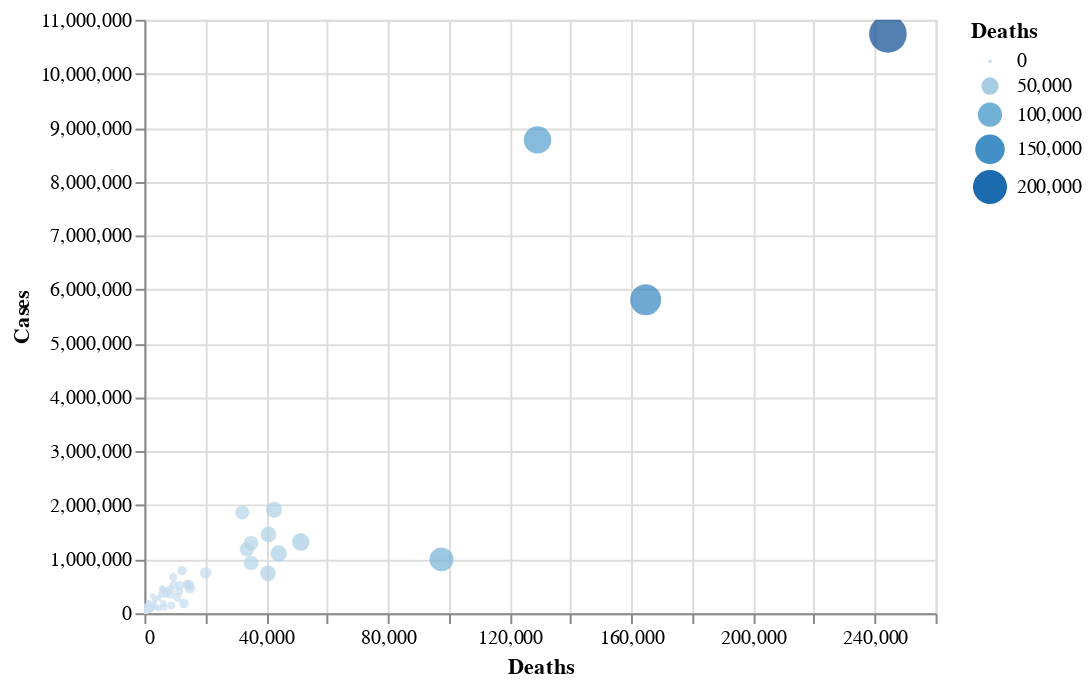

The notebook cell this image was saved under:
### Code cell
alt.Chart(df_sum).mark_circle(size=60).encode(
    x='Deaths',
    y='Cases',
    color='Deaths',
    size='Deaths',
    tooltip=['Country/Region', 'Cases', 'Deaths', 'Mortality']
).interactive()

### Figure 1 — Vega-Lite specification as saved in the notebook (floating-point values rounded to 4 significant figures; data arrays with more than 128 entries replaced by an {"elided": "..."} marker saying what was removed)
{"config": {"view": {"continuousWidth": 400, "continuousHeight": 300}}, "data": {"name": "data-374801b081e920a86e35dfcf7bda6d8e"}, "mark": {"type": "circle", "size": 60}, "encoding": {"color": {"type": "quantitative", "field": "Deaths"}, "size": {"type": "quantitative", "field": "Deaths"}, "tooltip": [{"type": "nominal", "field": "Country/Region"}, {"type": "quantitative", "field": "Cases"}, {"type": "quantitative", "field": "Deaths"}, {"type": "quantitative", "field": "Mortality"}], "x": {"type": "quantitative", "field": "Deaths"}, "y": {"type": "quantitative", "field": "Cases"}}, "selection": {"selector001": {"type": "interval", "bind": "scales", "encodings": ["x", "y"]}}, "$schema": "https://vega.github.io/schema/vega-lite/v4.8.1.json", "datasets": {"data-374801b081e920a86e35dfcf7bda6d8e": {"elided": "191 records"}}}
